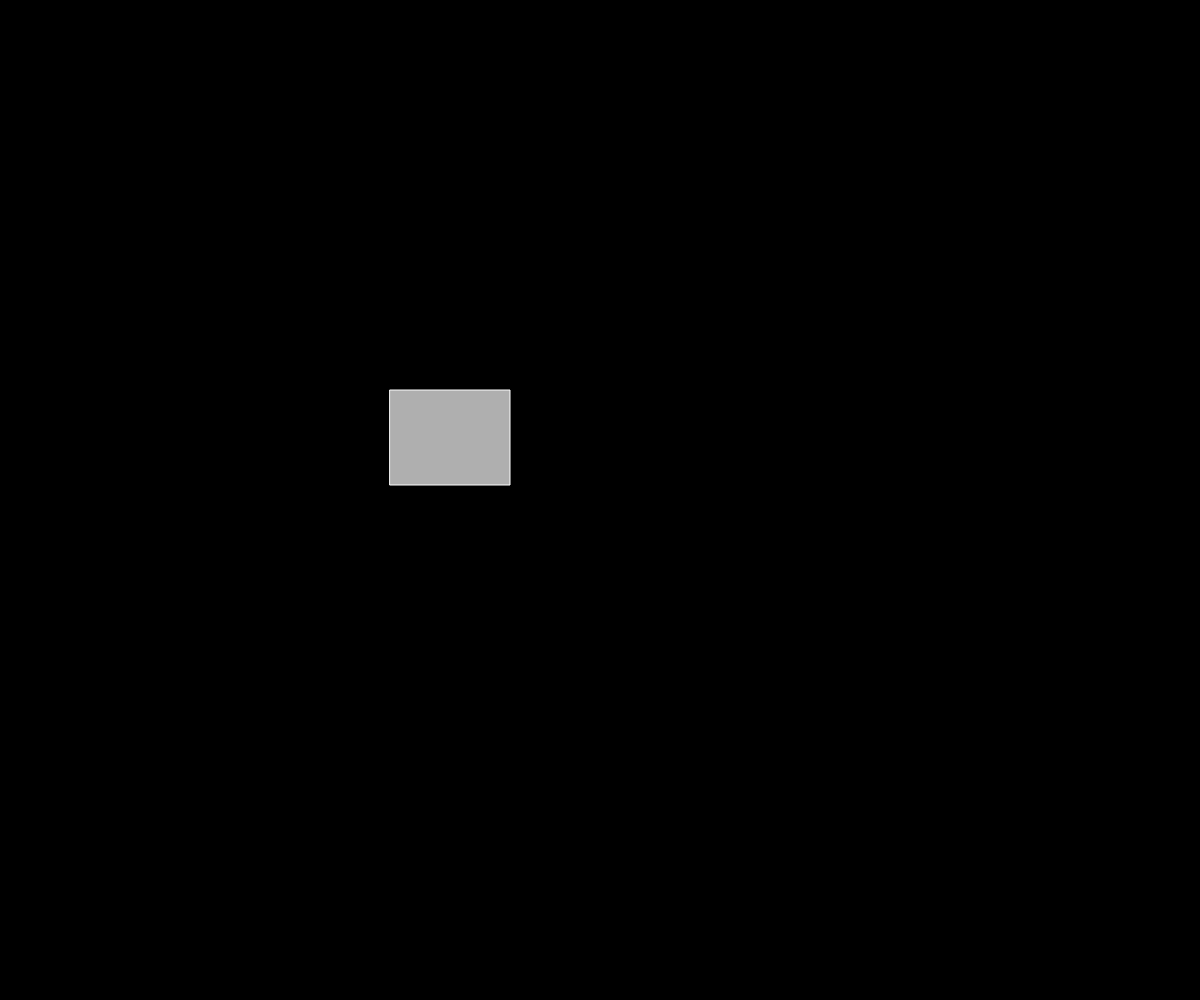
Frame 1 (no input)
Frame 60 (no input): identical to frame 1, image omitted
Frame 120 (the mouse pressed at the canvas centre since frame 60): identical to frame 1, image omitted

The p5.js sketch that drew this single still picture (run headless with seeded random() and noise() and a simulated clock; from frame 60 on, the mouse is pressed at the canvas centre):

// p5.js sketch
// ── sketch.js
let button = false;
let x = 400;
let y = 400;
let w = 100;
let h = 75;

function setup() {
  createCanvas(windowWidth, windowHeight);
}

function draw() {
  if (button) {
    background(255);
    stroke(0);
    
    y = 400;
    w = 100;
    h = 75;
  }
  else {
    background(0);
    stroke(255);
    x = 390;
    y = 390;
    w = 120;
    h = 95;
  }
  fill(175);
  rect(x, y, w, h);
}

function mousePressed() {
  if (mouseX > x && mouseX < x + w && mouseY > y && mouseY < y + h) {
    button = !button;
  }
}
